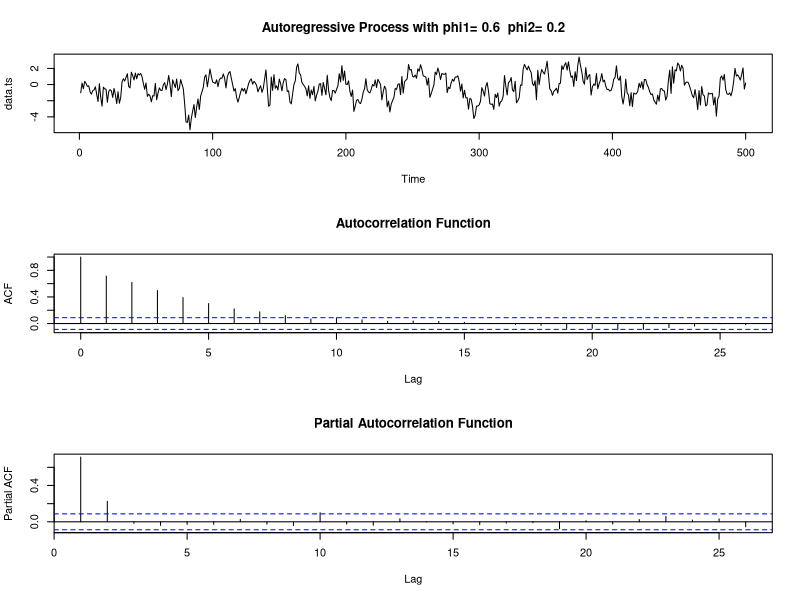

This figure's R source:
rm( list = ls(all = TRUE))
par(mfrow = c(3,1))

phi.1 <- .6

phi.2 <- .2

data.ts <- arima.sim(n = 500, list(ar = c(phi.1, phi.2)))

plot(data.ts, main = paste("Autoregressive Process with phi1=", phi.1,
                           " phi2=", phi.2))

acf(data.ts, main = "Autocorrelation Function")
acf(data.ts, type = "partial", main = "Partial Autocorrelation Function")
